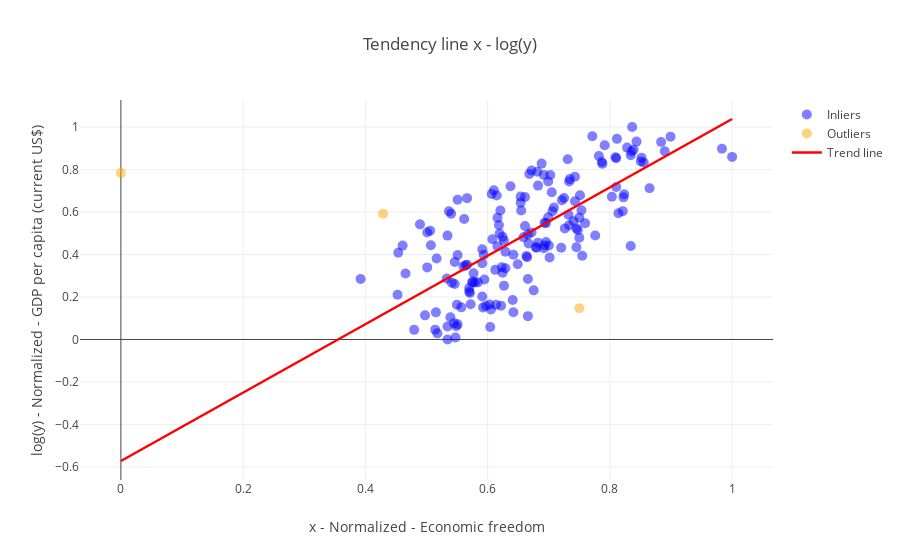

This figure's notebook cell:
### Code cell
scatter(data, ['Economic freedom', 'GDP per capita (current US$)'], [2017, 2017])

### Figure 1 — Plotly figure (JSON) as saved in the notebook; plotly's stock layout.template omitted (floating-point values rounded to 4 significant figures; data arrays with more than 128 entries replaced by an {"elided": "..."} marker saying what was removed)
{"data": [{"marker": {"color": "blue", "opacity": 0.5, "size": 10}, "mode": "markers", "name": "Inliers", "text": {"elided": "170 str values"}, "type": "scatter", "uid": "a3c0f517-e0f4-4fd9-a646-c79525cf00a2", "x": {"elided": "170 float values"}, "y": {"elided": "170 float values"}}, {"marker": {"color": "orange", "opacity": 0.5, "size": 10}, "mode": "markers", "name": "Outliers", "text": ["Equatorial Guinea", "Korea, Rep.", "Rwanda"], "type": "scatter", "uid": "de3ed0ed-5216-46eb-8d2f-2580c243f774", "x": [0.4289, 0, 0.75], "y": [0.5924, 0.7834, 0.1468]}, {"line": {"color": "red", "width": 2.5}, "mode": "lines", "name": "Trend line", "type": "scatter", "uid": "5bb89a3f-c2db-4f15-8cdd-e135b2b26884", "x": [0, 1.0], "y": [-0.5721, 1.038]}], "layout": {"title": "Tendency line x - log(y)", "xaxis": {"title": "x - Normalized - Economic freedom"}, "yaxis": {"title": "log(y) - Normalized - GDP per capita (current US$)"}}}
